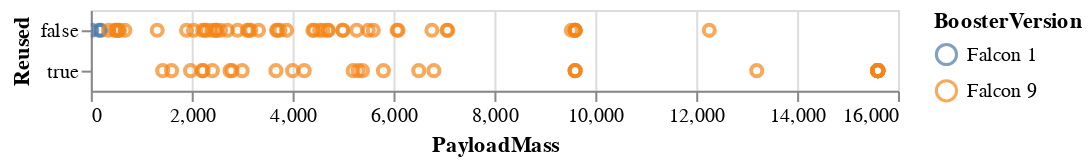

Notebook code cell kept with this figure:
### Code cell
# prompt: Using dataframe df: bar graph

import altair as alt
chart = alt.Chart(df).mark_bar().encode(
    x='Flights:N',
    y='Outcome',
    color='Outcome'
).properties(width=600)
chart

### Figure 1 — Vega-Lite specification as saved in the notebook (floating-point values rounded to 4 significant figures)
{"config": {"view": {"continuousWidth": 400, "continuousHeight": 300}}, "data": {"name": "data-d648018c34b0827c904ab4276deb1992"}, "mark": "point", "encoding": {"color": {"field": "BoosterVersion", "type": "nominal"}, "x": {"field": "PayloadMass", "type": "quantitative"}, "y": {"field": "Reused", "type": "nominal"}}, "selection": {"selector002": {"type": "interval", "bind": "scales", "encodings": ["x", "y"]}}, "$schema": "https://vega.github.io/schema/vega-lite/v4.17.0.json", "datasets": {"data-d648018c34b0827c904ab4276deb1992": [{"FlightNumber": 1, "Date": "2006-03-24", "BoosterVersion": "Falcon 1", "PayloadMass": 20.0, "Orbit": "LEO", "LaunchSite": "Kwajalein Atoll", "Outcome": "None None", "Flights": 1, "GridFins": false, "Reused": false, "Legs": false, "LandingPad": null, "Block": null, "ReusedCount": 0, "Serial": "Merlin1A", "Longitude": 167.7, "Latitude": 9.048}, {"FlightNumber": 2, "Date": "2007-03-21", "BoosterVersion": "Falcon 1", "PayloadMass": null, "Orbit": "LEO", "LaunchSite": "Kwajalein Atoll", "Outcome": "None None", "Flights": 1, "GridFins": false, "Reused": false, "Legs": false, "LandingPad": null, "Block": null, "ReusedCount": 0, "Serial": "Merlin2A", "Longitude": 167.7, "Latitude": 9.048}, {"FlightNumber": 4, "Date": "2008-09-28", "BoosterVersion": "Falcon 1", "PayloadMass": 165.0, "Orbit": "LEO", "LaunchSite": "Kwajalein Atoll", "Outcome": "None None", "Flights": 1, "GridFins": false, "Reused": false, "Legs": false, "LandingPad": null, "Block": null, "ReusedCount": 0, "Serial": "Merlin2C", "Longitude": 167.7, "Latitude": 9.048}, {"FlightNumber": 5, "Date": "2009-07-13", "BoosterVersion": "Falcon 1", "PayloadMass": 200.0, "Orbit": "LEO", "LaunchSite": "Kwajalein Atoll", "Outcome": "None None", "Flights": 1, "GridFins": false, "Reused": false, "Legs": false, "LandingPad": null, "Block": null, "ReusedCount": 0, "Serial": "Merlin3C", "Longitude": 167.7, "Latitude": 9.048}, {"FlightNumber": 6, "Date": "2010-06-04", "BoosterVersion": "Falcon 9", "PayloadMass": null, "Orbit": "LEO", "LaunchSite": "CCSFS SLC 40", "Outcome": "None None", "Flights": 1, "GridFins": false, "Reused": false, "Legs": false, "LandingPad": null, "Block": 1.0, "ReusedCount": 0, "Serial": "B0003", "Longitude": -80.58, "Latitude": 28.56}, {"FlightNumber": 8, "Date": "2012-05-22", "BoosterVersion": "Falcon 9", "PayloadMass": 525.0, "Orbit": "LEO", "LaunchSite": "CCSFS SLC 40", "Outcome": "None None", "Flights": 1, "GridFins": false, "Reused": false, "Legs": false, "LandingPad": null, "Block": 1.0, "ReusedCount": 0, "Serial": "B0005", "Longitude": -80.58, "Latitude": 28.56}, {"FlightNumber": 10, "Date": "2013-03-01", "BoosterVersion": "Falcon 9", "PayloadMass": 677.0, "Orbit": "ISS", "LaunchSite": "CCSFS SLC 40", "Outcome": "None None", "Flights": 1, "GridFins": false, "Reused": false, "Legs": false, "LandingPad": null, "Block": 1.0, "ReusedCount": 0, "Serial": "B0007", "Longitude": -80.58, "Latitude": 28.56}, {"FlightNumber": 11, "Date": "2013-09-29", "BoosterVersion": "Falcon 9", "PayloadMass": 500.0, "Orbit": "PO", "LaunchSite": "VAFB SLC 4E", "Outcome": "False Ocean", "Flights": 1, "GridFins": false, "Reused": false, "Legs": false, "LandingPad": null, "Block": 1.0, "ReusedCount": 0, "Serial": "B1003", "Longitude": -120.6, "Latitude": 34.63}, {"FlightNumber": 12, "Date": "2013-12-03", "BoosterVersion": "Falcon 9", "PayloadMass": 3170.0, "Orbit": "GTO", "LaunchSite": "CCSFS SLC 40", "Outcome": "None None", "Flights": 1, "GridFins": false, "Reused": false, "Legs": false, "LandingPad": null, "Block": 1.0, "ReusedCount": 0, "Serial": "B1004", "Longitude": -80.58, "Latitude": 28.56}, {"FlightNumber": 13, "Date": "2014-01-06", "BoosterVersion": "Falcon 9", "PayloadMass": 3325.0, "Orbit": "GTO", "LaunchSite": "CCSFS SLC 40", "Outcome": "None None", "Flights": 1, "GridFins": false, "Reused": false, "Legs": false, "LandingPad": null, "Block": 1.0, "ReusedCount": 0, "Serial": "B1005", "Longitude": -80.58, "Latitude": 28.56}, {"FlightNumber": 14, "Date": "2014-04-18", "BoosterVersion": "Falcon 9", "PayloadMass": 2296.0, "Orbit": "ISS", "LaunchSite": "CCSFS SLC 40", "Outcome": "True Ocean", "Flights": 1, "GridFins": false, "Reused": false, "Legs": true, "LandingPad": null, "Block": 1.0, "ReusedCount": 0, "Serial": "B1006", "Longitude": -80.58, "Latitude": 28.56}, {"FlightNumber": 15, "Date": "2014-07-14", "BoosterVersion": "Falcon 9", "PayloadMass": 1316.0, "Orbit": "LEO", "LaunchSite": "CCSFS SLC 40", "Outcome": "True Ocean", "Flights": 1, "GridFins": false, "Reused": false, "Legs": true, "LandingPad": null, "Block": 1.0, "ReusedCount": 0, "Serial": "B1007", "Longitude": -80.58, "Latitude": 28.56}, {"FlightNumber": 16, "Date": "2014-08-05", "BoosterVersion": "Falcon 9", "PayloadMass": 4535.0, "Orbit": "GTO", "LaunchSite": "CCSFS SLC 40", "Outcome": "None None", "Flights": 1, "GridFins": false, "Reused": false, "Legs": false, "LandingPad": null, "Block": 1.0, "ReusedCount": 0, "Serial": "B1008", "Longitude": -80.58, "Latitude": 28.56}, {"FlightNumber": 17, "Date": "2014-09-07", "BoosterVersion": "Falcon 9", "PayloadMass": 4428.0, "Orbit": "GTO", "LaunchSite": "CCSFS SLC 40", "Outcome": "None None", "Flights": 1, "GridFins": false, "Reused": false, "Legs": false, "LandingPad": null, "Block": 1.0, "ReusedCount": 0, "Serial": "B1011", "Longitude": -80.58, "Latitude": 28.56}, {"FlightNumber": 18, "Date": "2014-09-21", "BoosterVersion": "Falcon 9", "PayloadMass": 2216.0, "Orbit": "ISS", "LaunchSite": "CCSFS SLC 40", "Outcome": "False Ocean", "Flights": 1, "GridFins": false, "Reused": false, "Legs": false, "LandingPad": null, "Block": 1.0, "ReusedCount": 0, "Serial": "B1010", "Longitude": -80.58, "Latitude": 28.56}, {"FlightNumber": 19, "Date": "2015-01-10", "BoosterVersion": "Falcon 9", "PayloadMass": 2395.0, "Orbit": "ISS", "LaunchSite": "CCSFS SLC 40", "Outcome": "False ASDS", "Flights": 1, "GridFins": true, "Reused": false, "Legs": true, "LandingPad": "5e9e3032383ecb761634e7cb", "Block": 1.0, "ReusedCount": 0, "Serial": "B1012", "Longitude": -80.58, "Latitude": 28.56}, {"FlightNumber": 20, "Date": "2015-02-11", "BoosterVersion": "Falcon 9", "PayloadMass": 570.0, "Orbit": "ES-L1", "LaunchSite": "CCSFS SLC 40", "Outcome": "True Ocean", "Flights": 1, "GridFins": true, "Reused": false, "Legs": true, "LandingPad": null, "Block": 1.0, "ReusedCount": 0, "Serial": "B1013", "Longitude": -80.58, "Latitude": 28.56}, {"FlightNumber": 22, "Date": "2015-04-14", "BoosterVersion": "Falcon 9", "PayloadMass": 1898.0, "Orbit": "ISS", "LaunchSite": "CCSFS SLC 40", "Outcome": "False ASDS", "Flights": 1, "GridFins": true, "Reused": false, "Legs": true, "LandingPad": "5e9e3032383ecb761634e7cb", "Block": 1.0, "ReusedCount": 0, "Serial": "B1015", "Longitude": -80.58, "Latitude": 28.56}, {"FlightNumber": 23, "Date": "2015-04-27", "BoosterVersion": "Falcon 9", "PayloadMass": 4707.0, "Orbit": "GTO", "LaunchSite": "CCSFS SLC 40", "Outcome": "None None", "Flights": 1, "GridFins": false, "Reused": false, "Legs": false, "LandingPad": null, "Block": 1.0, "ReusedCount": 0, "Serial": "B1016", "Longitude": -80.58, "Latitude": 28.56}, {"FlightNumber": 24, "Date": "2015-06-28", "BoosterVersion": "Falcon 9", "PayloadMass": 2477.0, "Orbit": "ISS", "LaunchSite": "CCSFS SLC 40", "Outcome": "None ASDS", "Flights": 1, "GridFins": true, "Reused": false, "Legs": true, "LandingPad": "5e9e3032383ecb6bb234e7ca", "Block": 1.0, "ReusedCount": 0, "Serial": "B1018", "Longitude": -80.58, "Latitude": 28.56}, {"FlightNumber": 25, "Date": "2015-12-22", "BoosterVersion": "Falcon 9", "PayloadMass": 2034.0, "Orbit": "LEO", "LaunchSite": "CCSFS SLC 40", "Outcome": "True RTLS", "Flights": 1, "GridFins": true, "Reused": false, "Legs": true, "LandingPad": "5e9e3032383ecb267a34e7c7", "Block": 1.0, "ReusedCount": 0, "Serial": "B1019", "Longitude": -80.58, "Latitude": 28.56}, {"FlightNumber": 26, "Date": "2016-01-17", "BoosterVersion": "Falcon 9", "PayloadMass": 553.0, "Orbit": "PO", "LaunchSite": "VAFB SLC 4E", "Outcome": "False ASDS", "Flights": 1, "GridFins": true, "Reused": false, "Legs": true, "LandingPad": "5e9e3033383ecbb9e534e7cc", "Block": 1.0, "ReusedCount": 0, "Serial": "B1017", "Longitude": -120.6, "Latitude": 34.63}, {"FlightNumber": 27, "Date": "2016-03-04", "BoosterVersion": "Falcon 9", "PayloadMass": 5271.0, "Orbit": "GTO", "LaunchSite": "CCSFS SLC 40", "Outcome": "False ASDS", "Flights": 1, "GridFins": true, "Reused": false, "Legs": true, "LandingPad": "5e9e3032383ecb6bb234e7ca", "Block": 1.0, "ReusedCount": 0, "Serial": "B1020", "Longitude": -80.58, "Latitude": 28.56}, {"FlightNumber": 28, "Date": "2016-04-08", "BoosterVersion": "Falcon 9", "PayloadMass": 3136.0, "Orbit": "ISS", "LaunchSite": "CCSFS SLC 40", "Outcome": "True ASDS", "Flights": 1, "GridFins": true, "Reused": false, "Legs": true, "LandingPad": "5e9e3032383ecb6bb234e7ca", "Block": 2.0, "ReusedCount": 1, "Serial": "B1021", "Longitude": -80.58, "Latitude": 28.56}, {"FlightNumber": 29, "Date": "2016-05-06", "BoosterVersion": "Falcon 9", "PayloadMass": 4696.0, "Orbit": "GTO", "LaunchSite": "CCSFS SLC 40", "Outcome": "True ASDS", "Flights": 1, "GridFins": true, "Reused": false, "Legs": true, "LandingPad": "5e9e3032383ecb6bb234e7ca", "Block": 2.0, "ReusedCount": 0, "Serial": "B1022", "Longitude": -80.58, "Latitude": 28.56}, {"FlightNumber": 30, "Date": "2016-05-27", "BoosterVersion": "Falcon 9", "PayloadMass": 3100.0, "Orbit": "GTO", "LaunchSite": "CCSFS SLC 40", "Outcome": "True ASDS", "Flights": 1, "GridFins": true, "Reused": false, "Legs": true, "LandingPad": "5e9e3032383ecb6bb234e7ca", "Block": 2.0, "ReusedCount": 1, "Serial": "B1023", "Longitude": -80.58, "Latitude": 28.56}, {"FlightNumber": 32, "Date": "2016-07-18", "BoosterVersion": "Falcon 9", "PayloadMass": 2257.0, "Orbit": "ISS", "LaunchSite": "CCSFS SLC 40", "Outcome": "True RTLS", "Flights": 1, "GridFins": true, "Reused": false, "Legs": true, "LandingPad": "5e9e3032383ecb267a34e7c7", "Block": 2.0, "ReusedCount": 1, "Serial": "B1025", "Longitude": -80.58, "Latitude": 28.56}, {"FlightNumber": 33, "Date": "2016-08-14", "BoosterVersion": "Falcon 9", "PayloadMass": 4600.0, "Orbit": "GTO", "LaunchSite": "CCSFS SLC 40", "Outcome": "True ASDS", "Flights": 1, "GridFins": true, "Reused": false, "Legs": true, "LandingPad": "5e9e3032383ecb6bb234e7ca", "Block": 2.0, "ReusedCount": 0, "Serial": "B1026", "Longitude": -80.58, "Latitude": 28.56}, {"FlightNumber": 34, "Date": "2016-09-01", "BoosterVersion": "Falcon 9", "PayloadMass": 5500.0, "Orbit": "GTO", "LaunchSite": "CCSFS SLC 40", "Outcome": "None ASDS", "Flights": 1, "GridFins": true, "Reused": false, "Legs": true, "LandingPad": "5e9e3032383ecb6bb234e7ca", "Block": 3.0, "ReusedCount": 0, "Serial": "B1028", "Longitude": -80.58, "Latitude": 28.56}, {"FlightNumber": 35, "Date": "2017-01-14", "BoosterVersion": "Falcon 9", "PayloadMass": 9600.0, "Orbit": "PO", "LaunchSite": "VAFB SLC 4E", "Outcome": "True ASDS", "Flights": 1, "GridFins": true, "Reused": false, "Legs": true, "LandingPad": "5e9e3033383ecbb9e534e7cc", "Block": 3.0, "ReusedCount": 1, "Serial": "B1029", "Longitude": -120.6, "Latitude": 34.63}, {"FlightNumber": 36, "Date": "2017-02-19", "BoosterVersion": "Falcon 9", "PayloadMass": 2490.0, "Orbit": "ISS", "LaunchSite": "KSC LC 39A", "Outcome": "True RTLS", "Flights": 1, "GridFins": true, "Reused": false, "Legs": true, "LandingPad": "5e9e3032383ecb267a34e7c7", "Block": 3.0, "ReusedCount": 1, "Serial": "B1031", "Longitude": -80.6, "Latitude": 28.61}, {"FlightNumber": 37, "Date": "2017-03-16", "BoosterVersion": "Falcon 9", "PayloadMass": 5600.0, "Orbit": "GTO", "LaunchSite": "KSC LC 39A", "Outcome": "None None", "Flights": 1, "GridFins": false, "Reused": false, "Legs": false, "LandingPad": null, "Block": 3.0, "ReusedCount": 0, "Serial": "B1030", "Longitude": -80.6, "Latitude": 28.61}, {"FlightNumber": 38, "Date": "2017-03-30", "BoosterVersion": "Falcon 9", "PayloadMass": 5300.0, "Orbit": "GTO", "LaunchSite": "KSC LC 39A", "Outcome": "True ASDS", "Flights": 2, "GridFins": true, "Reused": true, "Legs": true, "LandingPad": "5e9e3032383ecb6bb234e7ca", "Block": 2.0, "ReusedCount": 1, "Serial": "B1021", "Longitude": -80.6, "Latitude": 28.61}, {"FlightNumber": 39, "Date": "2017-05-01", "BoosterVersion": "Falcon 9", "PayloadMass": null, "Orbit": "LEO", "LaunchSite": "KSC LC 39A", "Outcome": "True RTLS", "Flights": 1, "GridFins": true, "Reused": false, "Legs": true, "LandingPad": "5e9e3032383ecb267a34e7c7", "Block": 3.0, "ReusedCount": 1, "Serial": "B1032", "Longitude": -80.6, "Latitude": 28.61}, {"FlightNumber": 40, "Date": "2017-05-15", "BoosterVersion": "Falcon 9", "PayloadMass": 6070.0, "Orbit": "GTO", "LaunchSite": "KSC LC 39A", "Outcome": "None None", "Flights": 1, "GridFins": false, "Reused": false, "Legs": false, "LandingPad": null, "Block": 3.0, "ReusedCount": 0, "Serial": "B1034", "Longitude": -80.6, "Latitude": 28.61}, {"FlightNumber": 41, "Date": "2017-06-03", "BoosterVersion": "Falcon 9", "PayloadMass": 2708.0, "Orbit": "ISS", "LaunchSite": "KSC LC 39A", "Outcome": "True RTLS", "Flights": 1, "GridFins": true, "Reused": false, "Legs": true, "LandingPad": "5e9e3032383ecb267a34e7c7", "Block": 3.0, "ReusedCount": 1, "Serial": "B1035", "Longitude": -80.6, "Latitude": 28.61}, {"FlightNumber": 42, "Date": "2017-06-23", "BoosterVersion": "Falcon 9", "PayloadMass": 3669.0, "Orbit": "GTO", "LaunchSite": "KSC LC 39A", "Outcome": "True ASDS", "Flights": 2, "GridFins": true, "Reused": true, "Legs": true, "LandingPad": "5e9e3032383ecb6bb234e7ca", "Block": 3.0, "ReusedCount": 1, "Serial": "B1029", "Longitude": -80.6, "Latitude": 28.61}, {"FlightNumber": 43, "Date": "2017-06-25", "BoosterVersion": "Falcon 9", "PayloadMass": 9600.0, "Orbit": "PO", "LaunchSite": "VAFB SLC 4E", "Outcome": "True ASDS", "Flights": 1, "GridFins": true, "Reused": false, "Legs": true, "LandingPad": "5e9e3033383ecbb9e534e7cc", "Block": 3.0, "ReusedCount": 1, "Serial": "B1036", "Longitude": -120.6, "Latitude": 34.63}, {"FlightNumber": 44, "Date": "2017-07-05", "BoosterVersion": "Falcon 9", "PayloadMass": 6761.0, "Orbit": "GTO", "LaunchSite": "KSC LC 39A", "Outcome": "None None", "Flights": 1, "GridFins": false, "Reused": false, "Legs": false, "LandingPad": null, "Block": 3.0, "ReusedCount": 0, "Serial": "B1037", "Longitude": -80.6, "Latitude": 28.61}, {"FlightNumber": 45, "Date": "2017-08-14", "BoosterVersion": "Falcon 9", "PayloadMass": 2910.0, "Orbit": "ISS", "LaunchSite": "KSC LC 39A", "Outcome": "True RTLS", "Flights": 1, "GridFins": true, "Reused": false, "Legs": true, "LandingPad": "5e9e3032383ecb267a34e7c7", "Block": 4.0, "ReusedCount": 1, "Serial": "B1039", "Longitude": -80.6, "Latitude": 28.61}, {"FlightNumber": 46, "Date": "2017-08-24", "BoosterVersion": "Falcon 9", "PayloadMass": 475.0, "Orbit": "SSO", "LaunchSite": "VAFB SLC 4E", "Outcome": "True ASDS", "Flights": 1, "GridFins": true, "Reused": false, "Legs": true, "LandingPad": "5e9e3033383ecbb9e534e7cc", "Block": 3.0, "ReusedCount": 1, "Serial": "B1038", "Longitude": -120.6, "Latitude": 34.63}, {"FlightNumber": 47, "Date": "2017-09-07", "BoosterVersion": "Falcon 9", "PayloadMass": 4990.0, "Orbit": "LEO", "LaunchSite": "KSC LC 39A", "Outcome": "True RTLS", "Flights": 1, "GridFins": true, "Reused": false, "Legs": true, "LandingPad": "5e9e3032383ecb267a34e7c7", "Block": 4.0, "ReusedCount": 1, "Serial": "B1040", "Longitude": -80.6, "Latitude": 28.61}, {"FlightNumber": 48, "Date": "2017-10-09", "BoosterVersion": "Falcon 9", "PayloadMass": 9600.0, "Orbit": "PO", "LaunchSite": "VAFB SLC 4E", "Outcome": "True ASDS", "Flights": 1, "GridFins": true, "Reused": false, "Legs": true, "LandingPad": "5e9e3033383ecbb9e534e7cc", "Block": 4.0, "ReusedCount": 1, "Serial": "B1041", "Longitude": -120.6, "Latitude": 34.63}, {"FlightNumber": 49, "Date": "2017-10-11", "BoosterVersion": "Falcon 9", "PayloadMass": 5200.0, "Orbit": "GTO", "LaunchSite": "KSC LC 39A", "Outcome": "True ASDS", "Flights": 2, "GridFins": true, "Reused": true, "Legs": true, "LandingPad": "5e9e3032383ecb6bb234e7ca", "Block": 3.0, "ReusedCount": 1, "Serial": "B1031", "Longitude": -80.6, "Latitude": 28.61}, {"FlightNumber": 50, "Date": "2017-10-30", "BoosterVersion": "Falcon 9", "PayloadMass": 3700.0, "Orbit": "GTO", "LaunchSite": "KSC LC 39A", "Outcome": "True ASDS", "Flights": 1, "GridFins": true, "Reused": false, "Legs": true, "LandingPad": "5e9e3032383ecb6bb234e7ca", "Block": 4.0, "ReusedCount": 0, "Serial": "B1042", "Longitude": -80.6, "Latitude": 28.61}, {"FlightNumber": 51, "Date": "2017-12-15", "BoosterVersion": "Falcon 9", "PayloadMass": 2205.0, "Orbit": "ISS", "LaunchSite": "CCSFS SLC 40", "Outcome": "True RTLS", "Flights": 2, "GridFins": true, "Reused": true, "Legs": true, "LandingPad": "5e9e3032383ecb267a34e7c7", "Block": 3.0, "ReusedCount": 1, "Serial": "B1035", "Longitude": -80.58, "Latitude": 28.56}, {"FlightNumber": 52, "Date": "2017-12-23", "BoosterVersion": "Falcon 9", "PayloadMass": 9600.0, "Orbit": "PO", "LaunchSite": "VAFB SLC 4E", "Outcome": "True Ocean", "Flights": 2, "GridFins": true, "Reused": true, "Legs": false, "LandingPad": null, "Block": 3.0, "ReusedCount": 1, "Serial": "B1036", "Longitude": -120.6, "Latitude": 34.63}, {"FlightNumber": 53, "Date": "2018-01-08", "BoosterVersion": "Falcon 9", "PayloadMass": null, "Orbit": "LEO", "LaunchSite": "CCSFS SLC 40", "Outcome": "True RTLS", "Flights": 1, "GridFins": true, "Reused": false, "Legs": true, "LandingPad": "5e9e3032383ecb267a34e7c7", "Block": 4.0, "ReusedCount": 1, "Serial": "B1043", "Longitude": -80.58, "Latitude": 28.56}, {"FlightNumber": 54, "Date": "2018-01-31", "BoosterVersion": "Falcon 9", "PayloadMass": 4230.0, "Orbit": "GTO", "LaunchSite": "CCSFS SLC 40", "Outcome": "True Ocean", "Flights": 2, "GridFins": true, "Reused": true, "Legs": true, "LandingPad": null, "Block": 3.0, "ReusedCount": 1, "Serial": "B1032", "Longitude": -80.58, "Latitude": 28.56}, {"FlightNumber": 57, "Date": "2018-03-06", "BoosterVersion": "Falcon 9", "PayloadMass": 6092.0, "Orbit": "GTO", "LaunchSite": "CCSFS SLC 40", "Outcome": "None None", "Flights": 1, "GridFins": true, "Reused": false, "Legs": true, "LandingPad": null, "Block": 4.0, "ReusedCount": 0, "Serial": "B1044", "Longitude": -80.58, "Latitude": 28.56}, {"FlightNumber": 58, "Date": "2018-03-30", "BoosterVersion": "Falcon 9", "PayloadMass": 9600.0, "Orbit": "PO", "LaunchSite": "VAFB SLC 4E", "Outcome": "None None", "Flights": 2, "GridFins": true, "Reused": true, "Legs": true, "LandingPad": null, "Block": 4.0, "ReusedCount": 1, "Serial": "B1041", "Longitude": -120.6, "Latitude": 34.63}, {"FlightNumber": 59, "Date": "2018-04-02", "BoosterVersion": "Falcon 9", "PayloadMass": 2760.0, "Orbit": "ISS", "LaunchSite": "CCSFS SLC 40", "Outcome": "None None", "Flights": 2, "GridFins": true, "Reused": true, "Legs": true, "LandingPad": null, "Block": 4.0, "ReusedCount": 1, "Serial": "B1039", "Longitude": -80.58, "Latitude": 28.56}, {"FlightNumber": 60, "Date": "2018-04-18", "BoosterVersion": "Falcon 9", "PayloadMass": 350.0, "Orbit": "HEO", "LaunchSite": "CCSFS SLC 40", "Outcome": "True ASDS", "Flights": 1, "GridFins": true, "Reused": false, "Legs": true, "LandingPad": "5e9e3032383ecb6bb234e7ca", "Block": 4.0, "ReusedCount": 1, "Serial": "B1045", "Longitude": -80.58, "Latitude": 28.56}, {"FlightNumber": 61, "Date": "2018-05-11", "BoosterVersion": "Falcon 9", "PayloadMass": 3750.0, "Orbit": "GTO", "LaunchSite": "KSC LC 39A", "Outcome": "True ASDS", "Flights": 1, "GridFins": true, "Reused": false, "Legs": true, "LandingPad": "5e9e3032383ecb6bb234e7ca", "Block": 5.0, "ReusedCount": 3, "Serial": "B1046", "Longitude": -80.6, "Latitude": 28.61}, {"FlightNumber": 63, "Date": "2018-06-04", "BoosterVersion": "Falcon 9", "PayloadMass": 5384.0, "Orbit": "GTO", "LaunchSite": "CCSFS SLC 40", "Outcome": "None None", "Flights": 2, "GridFins": false, "Reused": true, "Legs": false, "LandingPad": null, "Block": 4.0, "ReusedCount": 1, "Serial": "B1040", "Longitude": -80.58, "Latitude": 28.56}, {"FlightNumber": 64, "Date": "2018-06-29", "BoosterVersion": "Falcon 9", "PayloadMass": 2410.0, "Orbit": "ISS", "LaunchSite": "CCSFS SLC 40", "Outcome": "None None", "Flights": 2, "GridFins": false, "Reused": true, "Legs": false, "LandingPad": null, "Block": 4.0, "ReusedCount": 1, "Serial": "B1045", "Longitude": -80.58, "Latitude": 28.56}, {"FlightNumber": 65, "Date": "2018-07-22", "BoosterVersion": "Falcon 9", "PayloadMass": 7076.0, "Orbit": "GTO", "LaunchSite": "CCSFS SLC 40", "Outcome": "True ASDS", "Flights": 1, "GridFins": true, "Reused": false, "Legs": true, "LandingPad": "5e9e3032383ecb6bb234e7ca", "Block": 5.0, "ReusedCount": 2, "Serial": "B1047", "Longitude": -80.58, "Latitude": 28.56}, {"FlightNumber": 66, "Date": "2018-07-25", "BoosterVersion": "Falcon 9", "PayloadMass": 9600.0, "Orbit": "PO", "LaunchSite": "VAFB SLC 4E", "Outcome": "True ASDS", "Flights": 1, "GridFins": true, "Reused": false, "Legs": true, "LandingPad": "5e9e3033383ecbb9e534e7cc", "Block": 5.0, "ReusedCount": 4, "Serial": "B1048", "Longitude": -120.6, "Latitude": 34.63}, {"FlightNumber": 67, "Date": "2018-08-07", "BoosterVersion": "Falcon 9", "PayloadMass": 5800.0, "Orbit": "GTO", "LaunchSite": "CCSFS SLC 40", "Outcome": "True ASDS", "Flights": 2, "GridFins": true, "Reused": true, "Legs": true, "LandingPad": "5e9e3032383ecb6bb234e7ca", "Block": 5.0, "ReusedCount": 3, "Serial": "B1046", "Longitude": -80.58, "Latitude": 28.56}, {"FlightNumber": 68, "Date": "2018-09-10", "BoosterVersion": "Falcon 9", "PayloadMass": 7060.0, "Orbit": "GTO", "LaunchSite": "CCSFS SLC 40", "Outcome": "True ASDS", "Flights": 1, "GridFins": true, "Reused": false, "Legs": true, "LandingPad": "5e9e3032383ecb6bb234e7ca", "Block": 5.0, "ReusedCount": 9, "Serial": "B1049", "Longitude": -80.58, "Latitude": 28.56}, {"FlightNumber": 69, "Date": "2018-10-08", "BoosterVersion": "Falcon 9", "PayloadMass": 2800.0, "Orbit": "SSO", "LaunchSite": "VAFB SLC 4E", "Outcome": "True RTLS", "Flights": 2, "GridFins": true, "Reused": true, "Legs": true, "LandingPad": "5e9e3032383ecb554034e7c9", "Block": 5.0, "ReusedCount": 4, "Serial": "B1048", "Longitude": -120.6, "Latitude": 34.63}, {"FlightNumber": 70, "Date": "2018-11-15", "BoosterVersion": "Falcon 9", "PayloadMass": 3000.0, "Orbit": "GTO", "LaunchSite": "KSC LC 39A", "Outcome": "True ASDS", "Flights": 2, "GridFins": true, "Reused": true, "Legs": true, "LandingPad": "5e9e3032383ecb6bb234e7ca", "Block": 5.0, "ReusedCount": 2, "Serial": "B1047", "Longitude": -80.6, "Latitude": 28.61}, {"FlightNumber": 71, "Date": "2018-12-03", "BoosterVersion": "Falcon 9", "PayloadMass": 4000.0, "Orbit": "SSO", "LaunchSite": "VAFB SLC 4E", "Outcome": "True ASDS", "Flights": 3, "GridFins": true, "Reused": true, "Legs": true, "LandingPad": "5e9e3033383ecbb9e534e7cc", "Block": 5.0, "ReusedCount": 3, "Serial": "B1046", "Longitude": -120.6, "Latitude": 34.63}, {"FlightNumber": 72, "Date": "2018-12-05", "BoosterVersion": "Falcon 9", "PayloadMass": 2573.0, "Orbit": "ISS", "LaunchSite": "CCSFS SLC 40", "Outcome": "False RTLS", "Flights": 1, "GridFins": true, "Reused": false, "Legs": true, "LandingPad": "5e9e3032383ecb267a34e7c7", "Block": 5.0, "ReusedCount": 0, "Serial": "B1050", "Longitude": -80.58, "Latitude": 28.56}, {"FlightNumber": 73, "Date": "2018-12-23", "BoosterVersion": "Falcon 9", "PayloadMass": 4400.0, "Orbit": "MEO", "LaunchSite": "CCSFS SLC 40", "Outcome": "None None", "Flights": 1, "GridFins": false, "Reused": false, "Legs": false, "LandingPad": null, "Block": 5.0, "ReusedCount": 0, "Serial": "B1054", "Longitude": -80.58, "Latitude": 28.56}, {"FlightNumber": 74, "Date": "2019-01-11", "BoosterVersion": "Falcon 9", "PayloadMass": 9600.0, "Orbit": "PO", "LaunchSite": "VAFB SLC 4E", "Outcome": "True ASDS", "Flights": 2, "GridFins": true, "Reused": true, "Legs": true, "LandingPad": "5e9e3033383ecbb9e534e7cc", "Block": 5.0, "ReusedCount": 9, "Serial": "B1049", "Longitude": -120.6, "Latitude": 34.63}, {"FlightNumber": 76, "Date": "2019-03-02", "BoosterVersion": "Falcon 9", "PayloadMass": 12260.0, "Orbit": "ISS", "LaunchSite": "KSC LC 39A", "Outcome": "True ASDS", "Flights": 1, "GridFins": true, "Reused": false, "Legs": true, "LandingPad": "5e9e3032383ecb6bb234e7ca", "Block": 5.0, "ReusedCount": 12, "Serial": "B1051", "Longitude": -80.6, "Latitude": 28.61}, {"FlightNumber": 78, "Date": "2019-05-04", "BoosterVersion": "Falcon 9", "PayloadMass": 2482.0, "Orbit": "ISS", "LaunchSite": "CCSFS SLC 40", "Outcome": "True ASDS", "Flights": 1, "GridFins": true, "Reused": false, "Legs": true, "LandingPad": "5e9e3032383ecb6bb234e7ca", "Block": 5.0, "ReusedCount": 3, "Serial": "B1056", "Longitude": -80.58, "Latitude": 28.56}, {"FlightNumber": 79, "Date": "2019-05-24", "BoosterVersion": "Falcon 9", "PayloadMass": 13200.0, "Orbit": "VLEO", "LaunchSite": "CCSFS SLC 40", "Outcome": "True ASDS", "Flights": 3, "GridFins": true, "Reused": true, "Legs": true, "LandingPad": "5e9e3032383ecb6bb234e7ca", "Block": 5.0, "ReusedCount": 9, "Serial": "B1049", "Longitude": -80.58, "Latitude": 28.56}, {"FlightNumber": 80, "Date": "2019-06-12", "BoosterVersion": "Falcon 9", "PayloadMass": 1425.0, "Orbit": "SSO", "LaunchSite": "VAFB SLC 4E", "Outcome": "True RTLS", "Flights": 2, "GridFins": true, "Reused": true, "Legs": true, "LandingPad": "5e9e3032383ecb554034e7c9", "Block": 5.0, "ReusedCount": 12, "Serial": "B1051", "Longitude": -120.6, "Latitude": 34.63}, {"FlightNumber": 82, "Date": "2019-07-25", "BoosterVersion": "Falcon 9", "PayloadMass": 2228.0, "Orbit": "ISS", "LaunchSite": "CCSFS SLC 40", "Outcome": "True RTLS", "Flights": 2, "GridFins": true, "Reused": true, "Legs": true, "LandingPad": "5e9e3032383ecb267a34e7c7", "Block": 5.0, "ReusedCount": 3, "Serial": "B1056", "Longitude": -80.58, "Latitude": 28.56}, {"FlightNumber": 83, "Date": "2019-08-06", "BoosterVersion": "Falcon 9", "PayloadMass": 6500.0, "Orbit": "GTO", "LaunchSite": "CCSFS SLC 40", "Outcome": "None None", "Flights": 3, "GridFins": false, "Reused": true, "Legs": false, "LandingPad": null, "Block": 5.0, "ReusedCount": 2, "Serial": "B1047", "Longitude": -80.58, "Latitude": 28.56}, {"FlightNumber": 84, "Date": "2019-11-11", "BoosterVersion": "Falcon 9", "PayloadMass": 15600.0, "Orbit": "VLEO", "LaunchSite": "CCSFS SLC 40", "Outcome": "True ASDS", "Flights": 4, "GridFins": true, "Reused": true, "Legs": true, "LandingPad": "5e9e3032383ecb6bb234e7ca", "Block": 5.0, "ReusedCount": 4, "Serial": "B1048", "Longitude": -80.58, "Latitude": 28.56}, {"FlightNumber": 85, "Date": "2019-12-05", "BoosterVersion": "Falcon 9", "PayloadMass": 5000.0, "Orbit": "ISS", "LaunchSite": "CCSFS SLC 40", "Outcome": "True ASDS", "Flights": 1, "GridFins": true, "Reused": false, "Legs": true, "LandingPad": "5e9e3032383ecb6bb234e7ca", "Block": 5.0, "ReusedCount": 5, "Serial": "B1059", "Longitude": -80.58, "Latitude": 28.56}, {"FlightNumber": 86, "Date": "2019-12-17", "BoosterVersion": "Falcon 9", "PayloadMass": 6800.0, "Orbit": "GTO", "LaunchSite": "CCSFS SLC 40", "Outcome": "True ASDS", "Flights": 3, "GridFins": true, "Reused": true, "Legs": true, "LandingPad": "5e9e3032383ecb6bb234e7ca", "Block": 5.0, "ReusedCount": 3, "Serial": "B1056", "Longitude": -80.58, "Latitude": 28.56}, {"FlightNumber": 87, "Date": "2020-01-07", "BoosterVersion": "Falcon 9", "PayloadMass": 15600.0, "Orbit": "VLEO", "LaunchSite": "CCSFS SLC 40", "Outcome": "True ASDS", "Flights": 4, "GridFins": true, "Reused": true, "Legs": true, "LandingPad": "5e9e3032383ecb6bb234e7ca", "Block": 5.0, "ReusedCount": 9, "Serial": "B1049", "Longitude": -80.58, "Latitude": 28.56}, {"FlightNumber": 88, "Date": "2020-01-19", "BoosterVersion": "Falcon 9", "PayloadMass": null, "Orbit": "SO", "LaunchSite": "KSC LC 39A", "Outcome": "None None", "Flights": 4, "GridFins": false, "Reused": true, "Legs": false, "LandingPad": null, "Block": 5.0, "ReusedCount": 3, "Serial": "B1046", "Longitude": -80.6, "Latitude": 28.61}, {"FlightNumber": 89, "Date": "2020-01-29", "BoosterVersion": "Falcon 9", "PayloadMass": 15600.0, "Orbit": "VLEO", "LaunchSite": "CCSFS SLC 40", "Outcome": "True ASDS", "Flights": 3, "GridFins": true, "Reused": true, "Legs": true, "LandingPad": "5e9e3032383ecb6bb234e7ca", "Block": 5.0, "ReusedCount": 12, "Serial": "B1051", "Longitude": -80.58, "Latitude": 28.56}, {"FlightNumber": 90, "Date": "2020-02-17", "BoosterVersion": "Falcon 9", "PayloadMass": 15600.0, "Orbit": "VLEO", "LaunchSite": "CCSFS SLC 40", "Outcome": "False ASDS", "Flights": 4, "GridFins": true, "Reused": true, "Legs": true, "LandingPad": "5e9e3032383ecb6bb234e7ca", "Block": 5.0, "ReusedCount": 3, "Serial": "B1056", "Longitude": -80.58, "Latitude": 28.56}, {"FlightNumber": 91, "Date": "2020-03-07", "BoosterVersion": "Falcon 9", "PayloadMass": 1977.0, "Orbit": "ISS", "LaunchSite": "CCSFS SLC 40", "Outcome": "True RTLS", "Flights": 2, "GridFins": true, "Reused": true, "Legs": true, "LandingPad": "5e9e3032383ecb267a34e7c7", "Block": 5.0, "ReusedCount": 5, "Serial": "B1059", "Longitude": -80.58, "Latitude": 28.56}, {"FlightNumber": 92, "Date": "2020-03-18", "BoosterVersion": "Falcon 9", "PayloadMass": 15600.0, "Orbit": "VLEO", "LaunchSite": "KSC LC 39A", "Outcome": "False ASDS", "Flights": 5, "GridFins": true, "Reused": true, "Legs": true, "LandingPad": "5e9e3032383ecb6bb234e7ca", "Block": 5.0, "ReusedCount": 4, "Serial": "B1048", "Longitude": -80.6, "Latitude": 28.61}, {"FlightNumber": 93, "Date": "2020-04-22", "BoosterVersion": "Falcon 9", "PayloadMass": 15600.0, "Orbit": "VLEO", "LaunchSite": "KSC LC 39A", "Outcome": "True ASDS", "Flights": 4, "GridFins": true, "Reused": true, "Legs": true, "LandingPad": "5e9e3032383ecb6bb234e7ca", "Block": 5.0, "ReusedCount": 12, "Serial": "B1051", "Longitude": -80.6, "Latitude": 28.61}, {"FlightNumber": 94, "Date": "2020-05-30", "BoosterVersion": "Falcon 9", "PayloadMass": 9525.0, "Orbit": "ISS", "LaunchSite": "KSC LC 39A", "Outcome": "True ASDS", "Flights": 1, "GridFins": true, "Reused": false, "Legs": true, "LandingPad": "5e9e3032383ecb6bb234e7ca", "Block": 5.0, "ReusedCount": 13, "Serial": "B1058", "Longitude": -80.6, "Latitude": 28.61}, {"FlightNumber": 95, "Date": "2020-06-04", "BoosterVersion": "Falcon 9", "PayloadMass": 15600.0, "Orbit": "VLEO", "LaunchSite": "CCSFS SLC 40", "Outcome": "True ASDS", "Flights": 5, "GridFins": true, "Reused": true, "Legs": true, "LandingPad": "5e9e3033383ecbb9e534e7cc", "Block": 5.0, "ReusedCount": 9, "Serial": "B1049", "Longitude": -80.58, "Latitude": 28.56}, {"FlightNumber": 96, "Date": "2020-06-13", "BoosterVersion": "Falcon 9", "PayloadMass": 15600.0, "Orbit": "VLEO", "LaunchSite": "CCSFS SLC 40", "Outcome": "True ASDS", "Flights": 3, "GridFins": true, "Reused": true, "Legs": true, "LandingPad": "5e9e3032383ecb6bb234e7ca", "Block": 5.0, "ReusedCount": 5, "Serial": "B1059", "Longitude": -80.58, "Latitude": 28.56}, {"FlightNumber": 97, "Date": "2020-06-30", "BoosterVersion": "Falcon 9", "PayloadMass": 3880.0, "Orbit": "MEO", "LaunchSite": "CCSFS SLC 40", "Outcome": "True ASDS", "Flights": 1, "GridFins": true, "Reused": false, "Legs": true, "LandingPad": "5e9e3033383ecbb9e534e7cc", "Block": 5.0, "ReusedCount": 12, "Serial": "B1060", "Longitude": -80.58, "Latitude": 28.56}, {"FlightNumber": 98, "Date": "2020-07-20", "BoosterVersion": "Falcon 9", "PayloadMass": null, "Orbit": "GEO", "LaunchSite": "CCSFS SLC 40", "Outcome": "True ASDS", "Flights": 2, "GridFins": true, "Reused": true, "Legs": true, "LandingPad": "5e9e3033383ecbb9e534e7cc", "Block": 5.0, "ReusedCount": 13, "Serial": "B1058", "Longitude": -80.58, "Latitude": 28.56}, {"FlightNumber": 100, "Date": "2020-08-18", "BoosterVersion": "Falcon 9", "PayloadMass": 15600.0, "Orbit": "VLEO", "LaunchSite": "CCSFS SLC 40", "Outcome": "True ASDS", "Flights": 6, "GridFins": true, "Reused": true, "Legs": true, "LandingPad": "5e9e3032383ecb6bb234e7ca", "Block": 5.0, "ReusedCount": 9, "Serial": "B1049", "Longitude": -80.58, "Latitude": 28.56}, {"FlightNumber": 101, "Date": "2020-08-30", "BoosterVersion": "Falcon 9", "PayloadMass": 1600.0, "Orbit": "SSO", "LaunchSite": "CCSFS SLC 40", "Outcome": "True RTLS", "Flights": 4, "GridFins": true, "Reused": true, "Legs": true, "LandingPad": "5e9e3032383ecb267a34e7c7", "Block": 5.0, "ReusedCount": 5, "Serial": "B1059", "Longitude": -80.58, "Latitude": 28.56}, {"FlightNumber": 102, "Date": "2020-09-03", "BoosterVersion": "Falcon 9", "PayloadMass": 15600.0, "Orbit": "VLEO", "LaunchSite": "KSC LC 39A", "Outcome": "True ASDS", "Flights": 2, "GridFins": true, "Reused": true, "Legs": true, "LandingPad": "5e9e3032383ecb6bb234e7ca", "Block": 5.0, "ReusedCount": 12, "Serial": "B1060", "Longitude": -80.6, "Latitude": 28.61}, {"FlightNumber": 103, "Date": "2020-10-06", "BoosterVersion": "Falcon 9", "PayloadMass": 15600.0, "Orbit": "VLEO", "LaunchSite": "KSC LC 39A", "Outcome": "True ASDS", "Flights": 3, "GridFins": true, "Reused": true, "Legs": true, "LandingPad": "5e9e3032383ecb6bb234e7ca", "Block": 5.0, "ReusedCount": 13, "Serial": "B1058", "Longitude": -80.6, "Latitude": 28.61}, {"FlightNumber": 104, "Date": "2020-10-18", "BoosterVersion": "Falcon 9", "PayloadMass": 15600.0, "Orbit": "VLEO", "LaunchSite": "KSC LC 39A", "Outcome": "True ASDS", "Flights": 6, "GridFins": true, "Reused": true, "Legs": true, "LandingPad": "5e9e3032383ecb6bb234e7ca", "Block": 5.0, "ReusedCount": 12, "Serial": "B1051", "Longitude": -80.6, "Latitude": 28.61}, {"FlightNumber": 105, "Date": "2020-10-24", "BoosterVersion": "Falcon 9", "PayloadMass": 15600.0, "Orbit": "VLEO", "LaunchSite": "CCSFS SLC 40", "Outcome": "True ASDS", "Flights": 3, "GridFins": true, "Reused": true, "Legs": true, "LandingPad": "5e9e3033383ecbb9e534e7cc", "Block": 5.0, "ReusedCount": 12, "Serial": "B1060", "Longitude": -80.58, "Latitude": 28.56}, {"FlightNumber": 106, "Date": "2020-11-05", "BoosterVersion": "Falcon 9", "PayloadMass": 3681.0, "Orbit": "MEO", "LaunchSite": "CCSFS SLC 40", "Outcome": "True ASDS", "Flights": 1, "GridFins": true, "Reused": false, "Legs": true, "LandingPad": "5e9e3032383ecb6bb234e7ca", "Block": 5.0, "ReusedCount": 8, "Serial": "B1062", "Longitude": -80.58, "Latitude": 28.56}]}}
